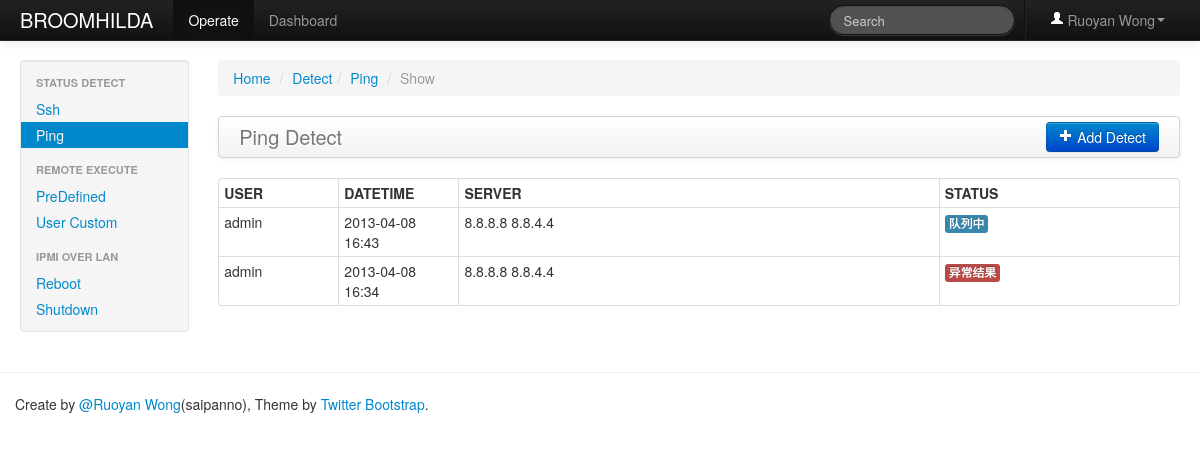
/operate/list/Ping (signed in), run on an earlier commit of the app's database.
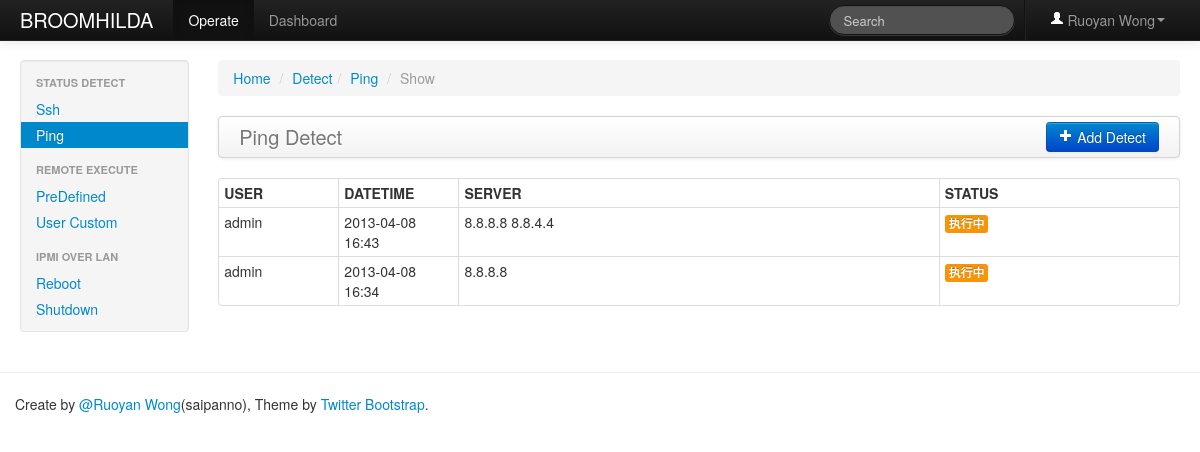
And on a later commit of the database.
### web/models/operate.py (models this page shows, shortened)
class OperateDb(db.Model):
    __tablename__ = app.config['OPERATE_LISTS']
    id = db.Column(db.Integer, primary_key=True)
    author = db.Column(db.UnicodeText, nullable=False)
    datetime = db.Column(db.String, nullable=False)
    operate_type = db.Column(db.Integer, nullable=False)
    server_list = db.Column(db.UnicodeText, nullable=False)
    template_script = db.Column(db.UnicodeText, nullable=False)
    template_vars = db.Column(db.UnicodeText, nullable=False)
    ssh_config = db.Column(db.Integer, nullable=False)
    status = db.Column(db.UnicodeText, nullable=False)
    result = db.Column(db.UnicodeText, nullable=False)

### web/views/operate.py (the view)
@app.route('/operate/list/<operate_type>')
@login_required
def list_operate_ctrl(operate_type):
    executes = OperateDb.query.filter_by(operate_type=operate_type).order_by(desc(OperateDb.id)).all()
    return render_template('operate/list_operate.html', executes=executes, operate_type=operate_type)

### web/extensions.py (called while the page is built)
def login_required(f):
    @wraps(f)
    def wrapper(*args, **kwargs):
        if not session.get('is_login'):
            flash('Login Required.', 'error')
            return redirect(url_for('user_login_ctrl', next=request.url))
        return f(*args, **kwargs)
    return wrapper

### web/templates/operate/list_operate.html (shortened to what this page needs)
{% extends "operate/operate_base.html" %}
{% import "macro.html" as ext %}
{% if operate_type == 'Ssh' %}
    {% set operate_title = 'Detect' %}
    {% set operate_create_url = url_for('create_ssh_detect_ctrl') %}
{% elif operate_type == 'Ping' %}
    {% set operate_title = 'Detect' %}
    {% set operate_create_url = url_for('create_ping_detect_ctrl') %}
{% elif operate_type == 'Custom' %}
    {% set operate_title = 'Execute' %}
    {% set operate_create_url = url_for('create_custom_execute_ctrl') %}
{% elif operate_type == 'PreDefined' %}
    {% set operate_title = 'Execute' %}
    {% set operate_create_url = url_for('create_predefined_execute_ctrl') %}
{% endif %}
{% block active_operate_ssh %}{% if operate_type == 'Ssh' %}active{% endif %}{% endblock %}
{% block active_operate_ping %}{% if operate_type == 'Ping' %}active{% endif %}{% endblock %}
{% block active_operate_custom %}{% if operate_type == 'Custom' %}active{% endif %}{% endblock %}
{% block active_operate_predefined %}{% if operate_type == 'PreDefined' %}active{% endif %}{% endblock %}
{% block main %}
    <div class="span10">
        <ul class="breadcrumb">
            <li><a href="/">Home</a> <span class="divider">/</span></li>
            <li><a href="#">{{ operate_title }}</a><span class="divider">/</span></li>
            <li><a href="#">{{ operate_type }}</a> <span class="divider">/</span></li>
            <li class="active">Show</li>
        </ul>
        <div class="navbar">
            <div class="navbar-inner">
                <a class="brand" href="#">{{ operate_type }} {{ operate_title }}</a>
                <div class="btn-group pull-right">
                    <a href="{{ operate_create_url }}" class="btn btn-primary"><i class="icon-plus icon-white"></i> Add {{ operate_title }}</a>
                </div>
            </div>
        </div>
        <table class="table table-hover table-bordered table-condensed">
            <thead>
            <tr>
                <th>USER</th>
                <th>DATETIME</th>
                <th>SERVER</th>
                <th>STATUS</th>
            </tr>
            </thead>
            <tbody>
            {% for execute in executes %}
            <tr>
                <td style="width: 10%">{{ execute.author }}</td>
                <td style="width: 10%">{{ execute.datetime }}</td>
                <td style="width: 40%">{{ execute.server_list }}</td>
                <td style="width: 20%">{{ ext.get_operate_status(execute.status) }}</td>
            </tr>
            {% endfor %}
            </tbody>
        </table>
    </div>
{% endblock %}

### web/templates/macro.html (shortened to what this page needs)
{% macro get_operate_status(status)  -%}
    {% if status == '0' %}
        <span class="label label-info">队列中</span>
    {% elif status == '1' %}
        <span class="label label-success">成功</span>
    {% elif status == '2' %}
        <span class="label label-warning">错误</span>
    {% elif status == '5' %}
        <span class="label label-warning">执行中</span>
    {% else %}
        <span class="label label-important">异常结果</span>
    {% endif %}
{%- endmacro %}

### web/templates/index.html (shortened to what this page needs)
{% extends "header.html" %}
{% import "macro.html" as ext %}
{% block body %}
    <div class="navbar navbar-inverse navbar-fixed-top">
        <div class="navbar-inner">
            <div class="container-fluid">
                <a class="brand" href="{{ url_for('index_ctrl') }}">BROOMHILDA</a>
                <ul class="nav">
                    <li class="{% block active_operate %}{% endblock %}"><a href="{{ url_for("list_operate_ctrl", operate_type='Ssh') }}">Operate</a></li>
                    <li class="{% block active_dashboard %}{% endblock %}"><a href="{{ url_for("list_user_ctrl") }}">Dashboard</a></li>
                </ul>
                <ul class="nav pull-right">
                    <li class="divider-vertical"></li>
                    <li class="dropdown"><a href="#" class="dropdown-toggle" data-toggle="dropdown"><i class="icon-user icon-white"></i> {{ session['user'].nickname }}<b class="caret"></b></a>
                    </li>
                </ul>
                <form class="navbar-search pull-right" action="">
                    <input class="search-query span2" placeholder="Search" type="text">
                </form>
            </div>
        </div>
    </div>
    <div class="container-fluid">
        <div class="row-fluid">
            {% block sidebar %}
            {% endblock %}
            {% block main %}{% endblock %}
        </div>
    </div>
{% endblock %}

What changed in the data, as far as the page shows it:
changed OperateDb (number 1 of 2 on the later page): text "队列中" → "执行中"
changed OperateDb (number 2 of 2 on the later page): server_list "8.8.8.8 8.8.4.4" → "8.8.8.8"; now shows "执行中"; no longer shows "异常结果"
